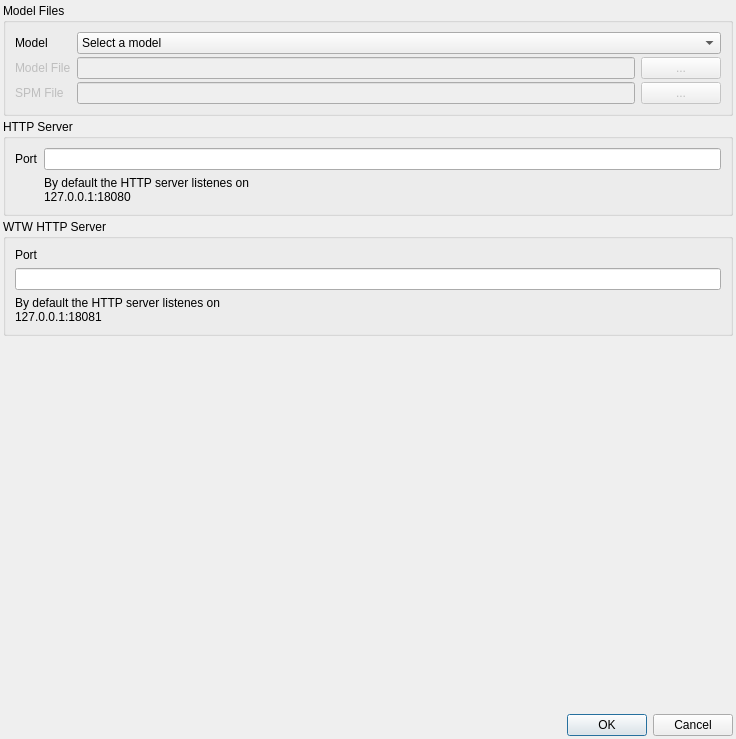
<?xml version="1.0" encoding="UTF-8"?>
<ui version="4.0">
 <class>SettingsDialog</class>
 <widget class="QDialog" name="SettingsDialog">
  <property name="geometry">
   <rect>
    <x>0</x>
    <y>0</y>
    <width>736</width>
    <height>739</height>
   </rect>
  </property>
  <property name="windowTitle">
   <string>PolyGlot WTW Settings</string>
  </property>
  <layout class="QVBoxLayout" name="verticalLayout">
   <property name="spacing">
    <number>3</number>
   </property>
   <property name="leftMargin">
    <number>3</number>
   </property>
   <property name="topMargin">
    <number>3</number>
   </property>
   <property name="rightMargin">
    <number>3</number>
   </property>
   <property name="bottomMargin">
    <number>3</number>
   </property>
   <item>
    <widget class="QGroupBox" name="groupBox_2">
     <property name="title">
      <string>Model Files</string>
     </property>
     <layout class="QFormLayout" name="formLayout_2">
      <property name="fieldGrowthPolicy">
       <enum>QFormLayout::ExpandingFieldsGrow</enum>
      </property>
      <property name="labelAlignment">
       <set>Qt::AlignLeading|Qt::AlignLeft|Qt::AlignVCenter</set>
      </property>
      <property name="formAlignment">
       <set>Qt::AlignLeading|Qt::AlignLeft|Qt::AlignVCenter</set>
      </property>
      <property name="verticalSpacing">
       <number>3</number>
      </property>
      <item row="1" column="0">
       <widget class="QLabel" name="label_3">
        <property name="enabled">
         <bool>false</bool>
        </property>
        <property name="text">
         <string>Model File</string>
        </property>
       </widget>
      </item>
      <item row="1" column="1">
       <widget class="QWidget" name="widget" native="true">
        <layout class="QHBoxLayout" name="horizontalLayout">
         <property name="spacing">
          <number>6</number>
         </property>
         <property name="leftMargin">
          <number>0</number>
         </property>
         <property name="topMargin">
          <number>0</number>
         </property>
         <property name="rightMargin">
          <number>0</number>
         </property>
         <property name="bottomMargin">
          <number>0</number>
         </property>
         <item>
          <widget class="QLineEdit" name="modelFile">
           <property name="enabled">
            <bool>false</bool>
           </property>
          </widget>
         </item>
         <item>
          <widget class="QPushButton" name="modelFileBtn">
           <property name="enabled">
            <bool>false</bool>
           </property>
           <property name="sizePolicy">
            <sizepolicy hsizetype="Minimum" vsizetype="Fixed">
             <horstretch>0</horstretch>
             <verstretch>0</verstretch>
            </sizepolicy>
           </property>
           <property name="text">
            <string>...</string>
           </property>
          </widget>
         </item>
        </layout>
       </widget>
      </item>
      <item row="2" column="0">
       <widget class="QLabel" name="label_4">
        <property name="enabled">
         <bool>false</bool>
        </property>
        <property name="text">
         <string>SPM File</string>
        </property>
       </widget>
      </item>
      <item row="2" column="1">
       <widget class="QWidget" name="widget_2" native="true">
        <layout class="QHBoxLayout" name="horizontalLayout_2">
         <property name="spacing">
          <number>6</number>
         </property>
         <property name="leftMargin">
          <number>0</number>
         </property>
         <property name="topMargin">
          <number>0</number>
         </property>
         <property name="rightMargin">
          <number>0</number>
         </property>
         <property name="bottomMargin">
          <number>0</number>
         </property>
         <item>
          <widget class="QLineEdit" name="spmFile">
           <property name="enabled">
            <bool>false</bool>
           </property>
          </widget>
         </item>
         <item>
          <widget class="QPushButton" name="spmFileBtn">
           <property name="enabled">
            <bool>false</bool>
           </property>
           <property name="text">
            <string>...</string>
           </property>
          </widget>
         </item>
        </layout>
       </widget>
      </item>
      <item row="0" column="1">
       <widget class="QComboBox" name="comboBox_modelSelection">
        <property name="sizePolicy">
         <sizepolicy hsizetype="Expanding" vsizetype="Fixed">
          <horstretch>0</horstretch>
          <verstretch>0</verstretch>
         </sizepolicy>
        </property>
        <item>
         <property name="text">
          <string>Select a model</string>
         </property>
        </item>
        <item>
         <property name="text">
          <string>Custom (Files)</string>
         </property>
        </item>
       </widget>
      </item>
      <item row="0" column="0">
       <widget class="QLabel" name="label_5">
        <property name="text">
         <string>Model</string>
        </property>
       </widget>
      </item>
     </layout>
    </widget>
   </item>
   <item>
    <widget class="QGroupBox" name="groupBox">
     <property name="title">
      <string>HTTP Server</string>
     </property>
     <layout class="QFormLayout" name="formLayout">
      <property name="fieldGrowthPolicy">
       <enum>QFormLayout::ExpandingFieldsGrow</enum>
      </property>
      <item row="0" column="0">
       <widget class="QLabel" name="label">
        <property name="text">
         <string>Port</string>
        </property>
       </widget>
      </item>
      <item row="0" column="1">
       <widget class="QLineEdit" name="httpPort"/>
      </item>
      <item row="1" column="1">
       <widget class="QLabel" name="label_2">
        <property name="text">
         <string>By default the HTTP server listenes on 127.0.0.1:18080</string>
        </property>
        <property name="wordWrap">
         <bool>true</bool>
        </property>
       </widget>
      </item>
     </layout>
    </widget>
   </item>
   <item>
    <widget class="QGroupBox" name="groupBox_3">
     <property name="title">
      <string>WTW HTTP Server</string>
     </property>
     <layout class="QFormLayout" name="formLayout_6">
      <property name="fieldGrowthPolicy">
       <enum>QFormLayout::ExpandingFieldsGrow</enum>
      </property>
      <item row="0" column="0">
       <widget class="QLabel" name="label_6">
        <property name="text">
         <string>Port</string>
        </property>
       </widget>
      </item>
      <item row="3" column="0">
       <widget class="QLabel" name="label_7">
        <property name="text">
         <string>By default the HTTP server listenes on 127.0.0.1:18081</string>
        </property>
        <property name="wordWrap">
         <bool>true</bool>
        </property>
       </widget>
      </item>
      <item row="2" column="0" colspan="2">
       <widget class="QLineEdit" name="wtwHttpPort"/>
      </item>
     </layout>
    </widget>
   </item>
   <item>
    <spacer name="verticalSpacer">
     <property name="orientation">
      <enum>Qt::Vertical</enum>
     </property>
     <property name="sizeHint" stdset="0">
      <size>
       <width>20</width>
       <height>40</height>
      </size>
     </property>
    </spacer>
   </item>
   <item>
    <widget class="QDialogButtonBox" name="buttonBox">
     <property name="orientation">
      <enum>Qt::Horizontal</enum>
     </property>
     <property name="standardButtons">
      <set>QDialogButtonBox::Cancel|QDialogButtonBox::Ok</set>
     </property>
    </widget>
   </item>
  </layout>
 </widget>
 <resources/>
 <connections/>
</ui>
